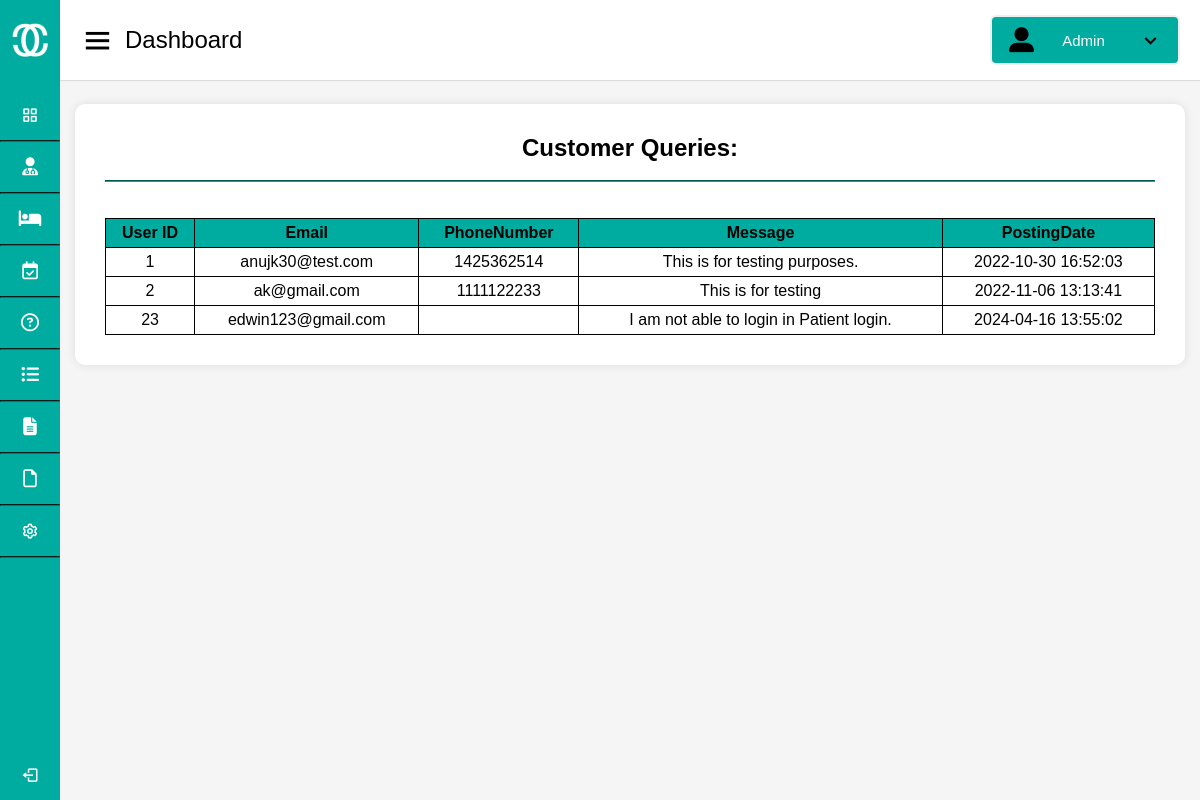
Screenshot of /Admin/queries.php with the database file from the repository.
### tables this page shows
CREATE TABLE `tblcontactus` (
  `id` int(11) NOT NULL,
  `firstname` varchar(255) NOT NULL,
  `lastname` varchar(255) NOT NULL,
  `email` varchar(255) DEFAULT NULL,
  `contactno` bigint(12) DEFAULT NULL,
  `subject` varchar(255) NOT NULL,
  `message` mediumtext DEFAULT NULL,
  `PostingDate` timestamp NULL DEFAULT current_timestamp(),
  `LastupdationDate` timestamp NULL DEFAULT NULL ON UPDATE current_timestamp()
);

### Admin/queries.php (the view, shortened to what this page needs)
<!DOCTYPE html>
<html lang="en" dir="ltr">
  <head>
    <link rel="stylesheet" href="style.css" />
    <link href="https://unpkg.com/boxicons@2.0.7/css/boxicons.min.css" rel="stylesheet" />
  </head>
  <body onload="onload()">
    <div class="sidebar">
      <div class="logo-details">
        <img src="logo.png" alt="logo">
        <span class="logo_name">CureConnect</span>
      </div>
      <ul class="nav-links">
        <li>
          <a href="index.html" >
            <i class="bx bx-grid-alt"></i>
            <span class="links_name">Dashboard</span>
          </a>
        </li>
        <hr>
        <li>
          <a href="doctors.php">
            <i class="fa-solid fa-user-doctor"></i>
            <span class="links_name">Doctors</span>
          </a>
          </li>
          <hr>
        <li>
          <a href="patients.php">
            <i class="fa-solid fa-bed"></i>
            <span class="links_name">Patients</span>
          </a>
        </li>
        <hr>
        <li>
          <a href="appointments.php">
            <i class="fa-regular fa-calendar-check"></i>
            <span class="links_name">Appointments</span>
          </a>
        </li>
        <hr>
        <li>
          <a href="queries.php">
            <i class="fa-regular fa-circle-question"></i>
            <span class="links_name">Queries</span>
          </a>
        </li>
        <hr>
        <li>
          <a href="session-logs.php">
            <i class="fa-solid fa-list-ul"></i>
            <span class="links_name">Session logs</span>
          </a>
        </li>
        <hr>
        <li>
          <a href="report.html">
            <i class="fa-solid fa-file-lines"></i>
            <span class="links_name">Reports</span>
          </a>
        </li>
        <hr>
        <li>
          <a href="pages.html">
            <i class="fa-regular fa-file"></i>
            <span class="links_name">Pages</span>
          </a>
        </li>
        <hr>
        <li>
          <a href="settings.html">
            <i class="bx bx-cog"></i>
            <span class="links_name">Settings</span>
          </a>
        </li>
        <hr>
        <li class="log_out">
          <a href="#">
            <i class="bx bx-log-out"></i>
            <span class="links_name">Log out</span>
          </a>
        </li>
      </ul>
    </div>
    <section class="home-section">
      <nav>
        <div class="sidebar-button">
          <i class="bx bx-menu sidebarBtn"></i>
          <span class="dashboard">Dashboard</span>
        </div>
        <button class="profile-details dropbtn dropdown" onclick="toggleDropdown()">
          <i class="fa-solid fa-user-large"></i>
          <span class="admin_name">Admin</span>
          <i class="bx bx-chevron-down"></i>
        </button>
      </nav>
      <div class="home-content">
        <div class="main">
          <div class="main-head">
            <h2>Customer Queries:</h2><br><hr><br><br>
          </div>
          <div class="table-container">
<table>
  <tr>
    <th>User ID</th>
    <th>Email</th>
    <th>PhoneNumber</th>
    <th>Message</th>
    <th>PostingDate</th>
  </tr>
  <?php
$servername = "localhost";
$username = "root";
$password = '';
$dbname = "hms";
$conn = new mysqli($servername, $username, $password, $dbname);
$sql = "SELECT * FROM tblcontactus";
$result = $conn->query($sql);
if ($result->num_rows > 0) {
    while ($row = $result->fetch_assoc()) {
        echo "<tr>";
        echo "<td>" . $row['id'] . "</td>";;
        echo "<td>" . $row['email'] . "</td>";
        echo "<td>" . $row['contactno'] . "</td>";
        echo "<td>" . $row['message'] . "</td>";
        echo "<td>" . $row['PostingDate'] . "</td>";
        echo "</tr>";
    }
} else {
    echo "<tr><td colspan='7'>No appointments found</td></tr>";
}
?>
</table>
</div>
        </div>
      </div>
  </body>
</html>

### Admin/style.css (style rules this page uses)
:root { --light-primary-color: white; --light-secondary-color: #6c757d; --light-main-color: #00ab9f; }
* { margin: 0; padding: 0; box-sizing: border-box; font-family: 'Poppins', sans-serif; text-decoration: none; }
.sidebar { position: fixed; height: 100%; width: 240px; background: #00ab9f; transition: all 0.5s ease; }
.light-mode .sidebar hr { border-color: #15706a; }
.sidebar .logo-details { height: 80px; display: flex; align-items: center; }
.sidebar .logo-details img { width: 40px; height: auto; margin: 10px; }
.sidebar .logo-details .logo_name { color: #fff; font-size: 24px; font-weight: 500; }
.sidebar .nav-links { margin-top: 10px; }
.sidebar .nav-links li { position: relative; list-style: none; height: 50px; }
.sidebar .nav-links li a { color: white; }
.light-mode .sidebar .nav-links li a { background-color: #00ab9f; }
.sidebar .nav-links li a { height: 100%; width: 100%; display: flex; align-items: center; }
.sidebar .nav-links li i { min-width: 60px; text-align: center; font-size: 18px; }
.sidebar .nav-links li a .links_name { font-size: 15px; font-weight: 400; white-space: nowrap; }
.sidebar .nav-links .log_out { position: absolute; bottom: 0; width: 100%; }
.light-mode .home-section { background: #f5f5f5; }
.home-section { position: relative; min-height: 100vh; width: calc(100% - 240px); left: 240px; transition: all 0.5s ease; }
.light-mode .home-section nav { background: #fff; }
.home-section nav { display: flex; justify-content: space-between; height: 80px; display: flex; align-items: center; position: fixed; width: calc(100% - 240px); left: 240px; z-index: 100; padding: 0 20px; box-shadow: 0 1px 1px rgba(0, 0, 0, 0.1); transition: all 0.5s ease; }
.home-section nav .sidebar-button { display: flex; align-items: center; font-size: 24px; font-weight: 500; }
nav .sidebar-button i { font-size: 35px; margin-right: 10px; }
.profile-details { position: relative; }
.dropbtn { cursor: pointer; }
.light-mode .home-section nav .profile-details { background: #00ab9f; border-color: #EFEEF1; }
.home-section nav .profile-details { display: flex; align-items: center; color: white; border: 2px solid; border-radius: 6px; height: 50px; min-width: 190px; padding: 0 15px 0 2px; justify-content: space-between; }
nav .profile-details .admin_name { font-size: 15px; font-weight: 500; margin: 0 10px; white-space: nowrap; padding-left: 10px; }
nav .profile-details i { padding-left: 15px; font-size: 25px; color: black; }
.home-section .home-content { position: relative; padding-top: 104px; }
@media (max-width: 1240px) { .sidebar { width: 60px; } }
@media (max-width: 1240px) { .home-section { width: calc(100% - 60px); left: 60px; } }
@media (max-width: 1240px) { .home-section nav { width: calc(100% - 60px); left: 60px; } }
.light-mode .main { background-color: white; }
.main { margin: 15px; margin-top: 0; padding: 30px; box-shadow: 0px 0px 10px rgba(0, 0, 0, 0.1); border-radius: 10px; }
.main h2 { text-align: center; }
.main hr { border-color: #00ab9f; }
.main-head { display: block; width: 100%; }
.main table { width: 100%; border-collapse: collapse; }
.main th, .main td { border: 1px solid black; padding: 5px; text-align: center; text-overflow: auto; padding: 5px; white-space: nowrap; }
.main th { background-color: #00ab9f; color: black; }
.table-container { overflow-y: auto; }

### rows the page displays
tblcontactus: id "1", email "anujk30@test.com", contactno "1425362514", message "This is for testing purposes.", PostingDate "2022-10-30 16:52:03"
tblcontactus: id "2", email "ak@gmail.com", contactno "1111122233", message "This is for testing", PostingDate "2022-11-06 13:13:41"
tblcontactus: id "23", email "edwin123@gmail.com", message "I am not able to login in Patient login.", PostingDate "2024-04-16 13:55:02"
